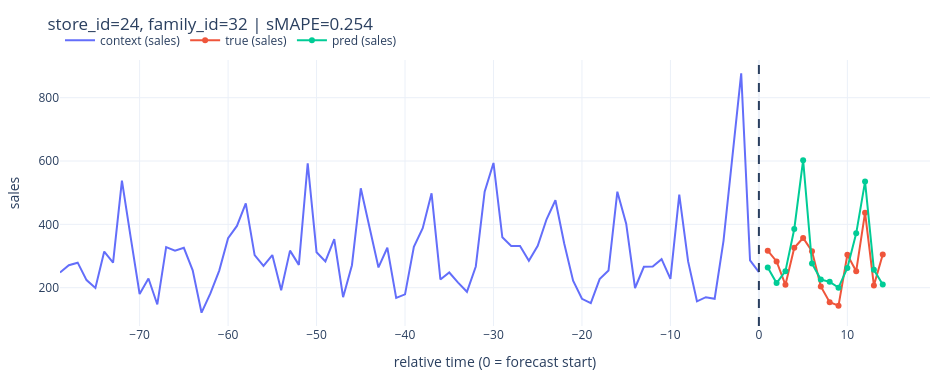
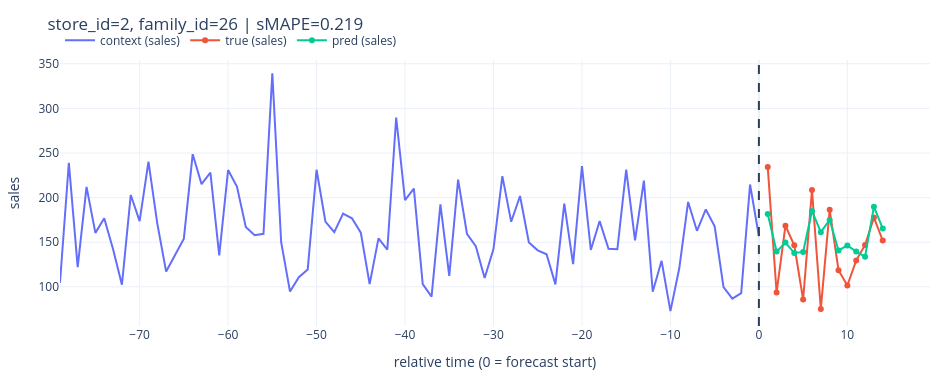
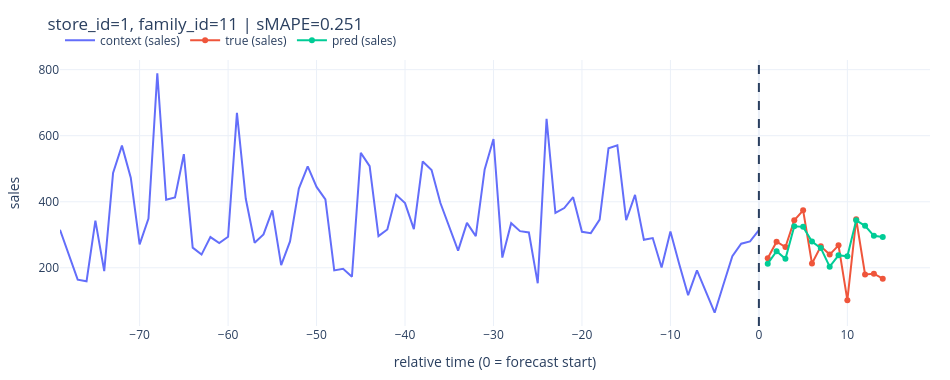

The code cell stored with these charts, in order, in its notebook:
### Code cell
m_cnn = TCNForecast(H=H, channels=(32, 32, 32, 32), kernel_size=3, dropout=0.05)
print(m_cnn)
summary(
    m_cnn,
    input_data={
        "batch": {
            "x_y": torch.zeros(2, L),
            "y": torch.zeros(2, H),
            "x_past_cov": torch.zeros(2, L, len(PAST_COV_COLS)),
            "x_known_past": torch.zeros(2, L, len(KNOWN_FUTURE_COLS)),
            "x_known_fut": torch.zeros(2, H, len(KNOWN_FUTURE_COLS)),
            "store_id": torch.zeros(2, dtype=torch.long),
            "family_id": torch.zeros(2, dtype=torch.long),
        }
    },
)

m_cnn = train_loop(m_cnn, train_dl, val_dl, epochs=10, lr=1e-3)
test_loss, test_sm, preds = validation_loop(m_cnn, test_dl, return_preds=True)
print("TCN | test loss:", test_loss, "test sMAPE:", test_sm)
y_true_denorm, y_pred_denorm = denorm_forecasts(preds, series_data)
print("TCN | test sMAPE: after inverse transform:", smape_numpy(y_true_denorm, y_pred_denorm))

figs = plot_results_plotly(
    preds,
    series_data,
    n_series=5,
    context_points=80,
    seed=42,
)

### Figure 1 — Plotly figure (JSON) as saved in the notebook; plotly's stock layout.template omitted (floating-point values rounded to 4 significant figures)
{"data": [{"mode": "lines", "name": "context (sales)", "type": "scatter", "x": [-79, -78, -77, -76, -75, -74, -73, -72, -71, -70, -69, -68, -67, -66, -65, -64, -63, -62, -61, -60, -59, -58, -57, -56, -55, -54, -53, -52, -51, -50, -49, -48, -47, -46, -45, -44, -43, -42, -41, -40, -39, -38, -37, -36, -35, -34, -33, -32, -31, -30, -29, -28, -27, -26, -25, -24, -23, -22, -21, -20, -19, -18, -17, -16, -15, -14, -13, -12, -11, -10, -9, -8, -7, -6, -5, -4, -3, -2, -1, 0], "y": [248.0, 271, 279.0, 224.0, 199.0, 314.0, 279.0, 538.0, 357.0, 180.0, 229.0, 147.0, 328.0, 317.0, 326.0, 255, 121.0, 182.0, 254.0, 356.0, 395.0, 466.0, 303, 269.0, 303, 192.0, 317.0, 272, 593.0, 312.0, 283.0, 353.0, 170, 271, 514, 392.0, 264.0, 326.0, 168.0, 179.0, 329.0, 388.0, 498.0, 226.0, 248.0, 216.0, 187.0, 267.0, 503.0, 594.0, 359.0, 332.0, 332.0, 285.0, 332.0, 416.0, 476.0, 339, 222.0, 165.0, 151, 227, 254.0, 503.0, 402.0, 199.0, 266.0, 267.0, 290.0, 228, 494.0, 283.0, 157.0, 170, 165.0, 348.0, 616, 877.0, 286.0, 249.0]}, {"mode": "lines+markers", "name": "true (sales)", "type": "scatter", "x": [1, 2, 3, 4, 5, 6, 7, 8, 9, 10, 11, 12, 13, 14], "y": [317.0, 283.0, 209.0, 326.0, 357.0, 315.0, 204, 154, 143, 304.0, 252.0, 437.0, 207.0, 305]}, {"mode": "lines+markers", "name": "pred (sales)", "type": "scatter", "x": [1, 2, 3, 4, 5, 6, 7, 8, 9, 10, 11, 12, 13, 14], "y": [263.6, 214.5, 252.2, 385.4, 602.6, 276.3, 225.8, 218.5, 200.2, 262.4, 371.7, 535.1, 256.3, 210.0]}], "layout": {"height": 380, "hovermode": "x unified", "legend": {"orientation": "h", "x": 0, "xanchor": "left", "y": 1.02, "yanchor": "bottom"}, "margin": {"b": 50, "l": 60, "r": 20, "t": 60}, "shapes": [{"line": {"dash": "dash"}, "type": "line", "x0": 0, "x1": 0, "xref": "x", "y0": 0, "y1": 1, "yref": "y domain"}], "title": {"text": "store_id=24, family_id=32 | sMAPE=0.254"}, "width": 950, "xaxis": {"title": {"text": "relative time (0 = forecast start)"}}, "yaxis": {"title": {"text": "sales"}}}}

### Figure 2 — Plotly figure (JSON) as saved in the notebook; plotly's stock layout.template omitted (floating-point values rounded to 4 significant figures)
{"data": [{"mode": "lines", "name": "context (sales)", "type": "scatter", "x": [-79, -78, -77, -76, -75, -74, -73, -72, -71, -70, -69, -68, -67, -66, -65, -64, -63, -62, -61, -60, -59, -58, -57, -56, -55, -54, -53, -52, -51, -50, -49, -48, -47, -46, -45, -44, -43, -42, -41, -40, -39, -38, -37, -36, -35, -34, -33, -32, -31, -30, -29, -28, -27, -26, -25, -24, -23, -22, -21, -20, -19, -18, -17, -16, -15, -14, -13, -12, -11, -10, -9, -8, -7, -6, -5, -4, -3, -2, -1, 0], "y": [104.5, 239.1, 122.1, 212.1, 160.5, 176.9, 142.2, 102.3, 203.0, 173.6, 240.2, 170.8, 117.1, 134.8, 154.0, 248.6, 215.1, 228.0, 135.3, 230.9, 212.4, 167.1, 158.0, 159.5, 339.3, 150.0, 94.67, 110.8, 119.5, 231.3, 173.2, 161.2, 182.2, 176.8, 160.7, 103.0, 154.4, 141.6, 289.8, 197.1, 210.0, 103.1, 89.03, 192.5, 112.2, 220.2, 159.5, 145.6, 109.9, 142.3, 224.1, 173.0, 201.8, 149.7, 140.9, 136.5, 102.8, 193.4, 125.4, 235.4, 141.3, 173.7, 142.6, 142.1, 231.4, 152.1, 219.0, 94.43, 129.1, 72.77, 120.7, 195.2, 162.8, 186.7, 167.8, 99.74, 86.79, 93.01, 214.6, 156.7]}, {"mode": "lines+markers", "name": "true (sales)", "type": "scatter", "x": [1, 2, 3, 4, 5, 6, 7, 8, 9, 10, 11, 12, 13, 14], "y": [234.2, 93.58, 168.5, 146.5, 85.76, 208.4, 75.2, 186.3, 118.6, 101.4, 129.5, 146.9, 177.6, 151.9]}, {"mode": "lines+markers", "name": "pred (sales)", "type": "scatter", "x": [1, 2, 3, 4, 5, 6, 7, 8, 9, 10, 11, 12, 13, 14], "y": [181.6, 139.5, 149.6, 137.9, 139.1, 185.1, 161.2, 175.0, 140.8, 146.4, 139.5, 133.8, 189.8, 165.3]}], "layout": {"height": 380, "hovermode": "x unified", "legend": {"orientation": "h", "x": 0, "xanchor": "left", "y": 1.02, "yanchor": "bottom"}, "margin": {"b": 50, "l": 60, "r": 20, "t": 60}, "shapes": [{"line": {"dash": "dash"}, "type": "line", "x0": 0, "x1": 0, "xref": "x", "y0": 0, "y1": 1, "yref": "y domain"}], "title": {"text": "store_id=2, family_id=26 | sMAPE=0.219"}, "width": 950, "xaxis": {"title": {"text": "relative time (0 = forecast start)"}}, "yaxis": {"title": {"text": "sales"}}}}

### Figure 3 — Plotly figure (JSON) as saved in the notebook; plotly's stock layout.template omitted (floating-point values rounded to 4 significant figures)
{"data": [{"mode": "lines", "name": "context (sales)", "type": "scatter", "x": [-79, -78, -77, -76, -75, -74, -73, -72, -71, -70, -69, -68, -67, -66, -65, -64, -63, -62, -61, -60, -59, -58, -57, -56, -55, -54, -53, -52, -51, -50, -49, -48, -47, -46, -45, -44, -43, -42, -41, -40, -39, -38, -37, -36, -35, -34, -33, -32, -31, -30, -29, -28, -27, -26, -25, -24, -23, -22, -21, -20, -19, -18, -17, -16, -15, -14, -13, -12, -11, -10, -9, -8, -7, -6, -5, -4, -3, -2, -1, 0], "y": [315.0, 240.0, 164.0, 159, 343.0, 190.0, 487.0, 570, 473.0, 271, 349.0, 789.0, 406.0, 413.0, 544.0, 261.0, 240.0, 293.0, 275, 294.0, 669.0, 409, 276.0, 301.0, 374.0, 208, 280.0, 440.0, 507.0, 445.0, 407, 192.0, 197.0, 173.0, 548.0, 508.0, 296.0, 316.0, 421, 396, 317.0, 522.0, 496, 396, 323.0, 252.0, 336.0, 296.0, 498.0, 590.0, 231.0, 335.0, 311.0, 307.0, 153.0, 651.0, 366.0, 381.0, 414.0, 309, 305, 346.0, 562, 571.0, 344.0, 421, 285.0, 290.0, 201.0, 310.0, 211.0, 117.0, 192.0, 130.0, 64.0, 150.0, 235.0, 273.0, 280.0, 314.0]}, {"mode": "lines+markers", "name": "true (sales)", "type": "scatter", "x": [1, 2, 3, 4, 5, 6, 7, 8, 9, 10, 11, 12, 13, 14], "y": [229.0, 279.0, 263.0, 344.0, 374.0, 213.0, 265.0, 240.0, 268.0, 102.0, 347.0, 180.0, 182.0, 167.0]}, {"mode": "lines+markers", "name": "pred (sales)", "type": "scatter", "x": [1, 2, 3, 4, 5, 6, 7, 8, 9, 10, 11, 12, 13, 14], "y": [212.5, 250.4, 227.1, 325.9, 323.9, 279.4, 259.7, 203.4, 237.8, 234.8, 343.8, 327.1, 296.7, 293.4]}], "layout": {"height": 380, "hovermode": "x unified", "legend": {"orientation": "h", "x": 0, "xanchor": "left", "y": 1.02, "yanchor": "bottom"}, "margin": {"b": 50, "l": 60, "r": 20, "t": 60}, "shapes": [{"line": {"dash": "dash"}, "type": "line", "x0": 0, "x1": 0, "xref": "x", "y0": 0, "y1": 1, "yref": "y domain"}], "title": {"text": "store_id=1, family_id=11 | sMAPE=0.251"}, "width": 950, "xaxis": {"title": {"text": "relative time (0 = forecast start)"}}, "yaxis": {"title": {"text": "sales"}}}}
